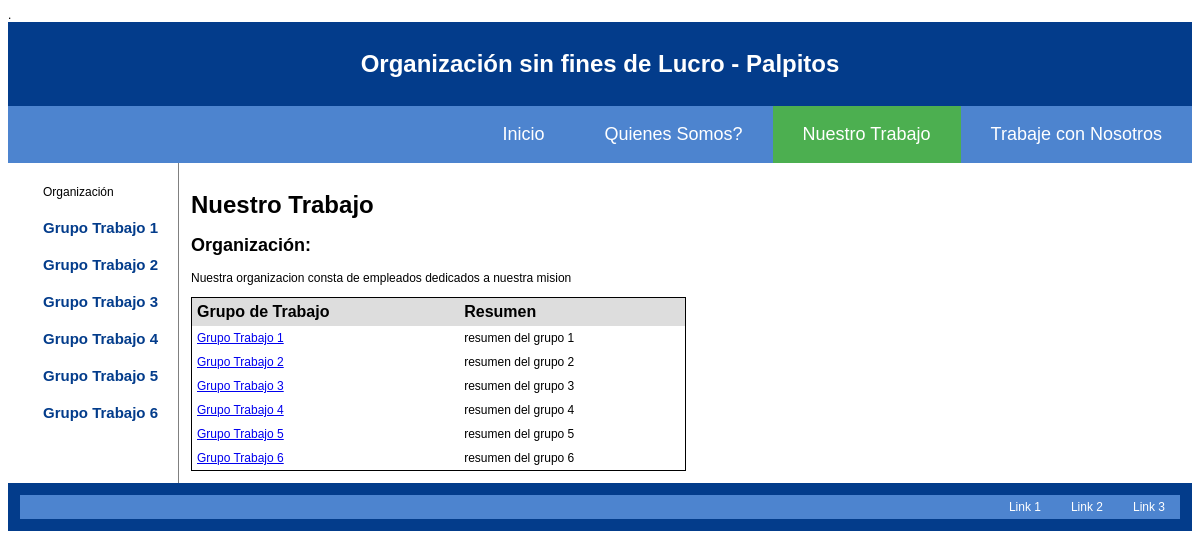
The app's page /trabajo.php with its own data.
### tables this page shows
CREATE TABLE `content` (
  `id` int(10) unsigned NOT NULL AUTO_INCREMENT,
  `key` varchar(32) NOT NULL,
  `content` blob NOT NULL,
  PRIMARY KEY (`id`)
);

CREATE TABLE `groups` (
  `id` int(10) unsigned NOT NULL AUTO_INCREMENT,
  `name` varchar(32) NOT NULL,
  `summary` blob NOT NULL,
  PRIMARY KEY (`id`)
);

### app/Startup.php (called while the page is built, shortened)
<?php
class DB
{
  private static $db;
  private $conn;
  public static function getInstance()
  {
    if (!DB::$db)
    {
      DB::$db = new DB();
    }
    return DB::$db;
  }
  private function openConnection()
  {
    $this->conn = @mysqli_init();
  }
  private function processParams($statement, $params)
  {
    if (is_array($params))
    {
      foreach ($params as $key=>$value)
      {
        $statement = str_replace("{".$key."}", @mysqli_escape_string($this->conn, $value), $statement);
      }
    }
    return $statement;
  }
  public function getData($statement, $params = array(), $single = false)
  {
    $statement = $this->processParams($statement, $params);
    $result = @mysqli_query($this->conn, "call $statement;");
    $data = array();
    if ($single)
    {
      $data = @mysqli_fetch_assoc($result);
    }
    else
    {
      for (; $currentRow = @mysqli_fetch_assoc($result);)
      {
        $data[] = $currentRow;
      }
    }
    return $data;
  }
}

### trabajo.php (the view)
<?php
$workActive = "active";
require_once 'header.php';
$data = $db->getData("content('{key}')", array('key'=>'organization'), true);
$organization = $data['content'];
?>
<?php
require_once 'side_menu.php';
?>
<section>
<article>
<h1>Nuestro Trabajo</h1>
<h2>Organización:</h2><p><?php echo $organization; ?></p>
<table class="table-line">
    <tr>
        <th>Grupo de Trabajo</th>
        <th>Resumen</th>
    </tr>
    <?php
    $groups = $db->getData("groups()");
    foreach ($groups as $group)
    {
        echo "<tr>";
        echo "<td><a href='group.php?id=".$group['id']."'>".$group['name']."</a></td>";
        echo "<td>".$group['summary']."</td>";
        echo "</tr>";
    }
    ?>
</table>
</article>
</section>
<?php
require_once 'footer.php';
?>

### header.php (shortened to what this page needs)
<?php
require_once ('app/Startup.php');
$db = DB::getInstance();
$data = $db->getData("content('{key}')", array('key'=>'name'), true);
$name = $data['content'];
?>
<!DOCTYPE html PUBLIC "-//W3C//DTD XHTML 1.0 Transitional//EN" "http://www.w3.org/TR/xhtml1/DTD/xhtml1-transitional.dtd">
<html xmlns="http://www.w3.org/1999/xhtml">
<head>
    <link rel="stylesheet" type="text/css" href="css.css">.
</head>
<body>
<div class="container">
    <header>
        <h1><?php echo $name; ?></h1>
    </header>
    <div class="topnav">
        <a class="<?php echo $contactActive ?>"  href="nosotros.php">Trabaje con Nosotros</a>
        <a class="<?php echo $workActive ?>"  href="trabajo.php">Nuestro Trabajo</a>
        <a class="<?php echo $usActive ?>"  href="quienes.php">Quienes Somos?</a>
        <a class="<?php echo $indexActive ?>"  href="index.php">Inicio</a>
    </div>

### side_menu.php
<nav>
    <ul>
        <li>Organización</li>
        <?php
        $db = DB::getInstance();
        $groups = $db->getData("groups()");
        foreach ($groups as $group)
        {
          echo "<li><a href=\"group.php?id=".$group['id']."\">".$group['name']."</a></li>";
        }
        ?>
    </ul>
</nav>

### css.css (style rules this page uses)
body { font-family:Arial, Helvetica, sans-serif; font-size:12px; }
div.container { width: 100%; }
header, footer { padding: 1em; color: white; background-color: #033c8b; clear: left; text-align: center; }
h1 { display: block; font-size: 2em; -webkit-margin-before: 0.67em; -webkit-margin-after: 0.67em; -webkit-margin-start: 0px; -webkit-margin-end: 0px; font-weight: bold; }
.topnav { overflow: hidden; background-color: #4d84cf; }
.topnav a { float: right; display: block; color: #fff; text-align: center; padding: 18px 30px; text-decoration: none; font-size: 18px; }
.topnav a.active { background-color: #4CAF50; color: white; }
nav { float: left; max-width: 160px; margin: 0; padding: 10px 0 0 35px; }
nav ul { list-style-type: none; padding: 0; }
nav ul li { padding:0 0 20px 0; }
nav ul li a { text-decoration: none; color: #033c8b; font-size: 15px; font-weight: bold; }
article { margin-left: 170px; border-left: 1px solid gray; padding: 1em; overflow: hidden; }
table, td, th { border: none; text-align: left; }
table { border-collapse: collapse; width: 50%; }
th, td { padding: 5px; }
.table-line { border: 1px solid #000; }
.table-line th { background-color: #ddd; color: #000; font-size: 16px; }

### records on screen
content: content "Organización sin fines de Lucro - Palpitos"
groups: name "Grupo Trabajo 1", summary "resumen del grupo 1"
groups: name "Grupo Trabajo 2", summary "resumen del grupo 2"
groups: name "Grupo Trabajo 3", summary "resumen del grupo 3"
groups: name "Grupo Trabajo 4", summary "resumen del grupo 4"
groups: name "Grupo Trabajo 5", summary "resumen del grupo 5"
groups: name "Grupo Trabajo 6", summary "resumen del grupo 6"
content: content "Nuestra organizacion consta de empleados dedicados a nuestra mision"
